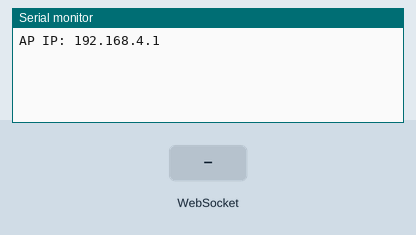
Recording of a sketch running on a simulated ESP8266 (NodeMCU). Parts: the last lines printed to the serial monitor. The test bench sets the inputs (shaded band).

Above: at 1.2 s.
1.3 s: WebSocket text "Kp updated" received
At 2.5 s:
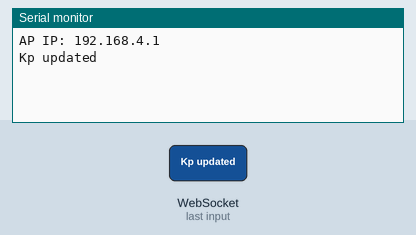
2.8 s: WebSocket text "Ki updated" received
At 3.9 s:
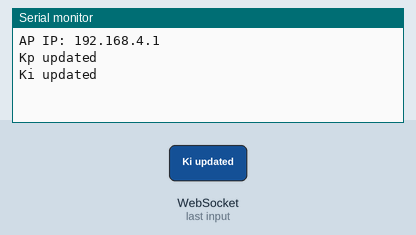
4.3 s: WebSocket text "Kd updated" received
At 5.1 s:
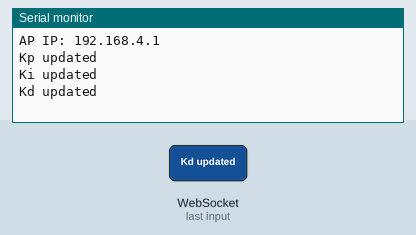
5.8 s: WebSocket text "M1:" received
At 6.2 s:
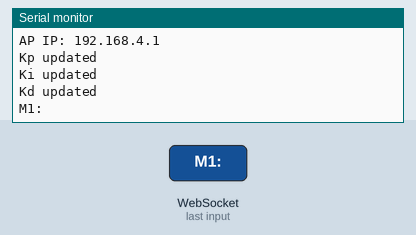
7.3 s: WebSocket text "5" received
At 8.6 s:
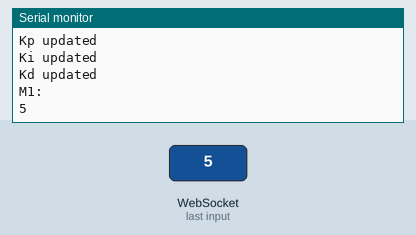

Measured:
- after the input at 1.3 s, the serial monitor: prints a new line at once (image 1)
- after the input at 2.8 s, the serial monitor: prints a new line at once (image 2)
- after the input at 4.3 s, the serial monitor: prints a new line at once (image 3)
- after the input at 5.8 s, the serial monitor: prints a new line at once (image 4)
- after the input at 7.3 s, the serial monitor: prints a new line at once (image 5)

The sketch:

sketch_may1b.ino
```cpp
#include <ESP8266WiFi.h>
#include <ESP8266WebServer.h>
#include <WebSocketsServer.h>

// Wi-Fi AP credentials
const char* ssid     = "QTR_Live";
const char* password = "12345678";

ESP8266WebServer server(80);
WebSocketsServer  webSocket(81);

const int NUM_SENSORS = 15;

// Full HTML + JS with extended PID guidance
const char htmlPage[] = R"rawliteral(
<!DOCTYPE html>
<html>
<head><meta name="viewport" content="width=device-width,initial-scale=1"/>
  <title>QTR + PID Tuning</title>
  <style>
    .sensor-box { width:30px; height:100px; margin:2px; display:inline-block;
      border:1px solid #333; text-align:center; line-height:100px;
      font-size:12px; background:#fff; color:#000; }
    .slider-group { margin:8px 0; }
    label { display:block; font-size:14px; }
    pre { background:#eee; padding:8px; white-space:pre-wrap; }
  </style>
</head>
<body>
  <h2>QTR Sensor Live Data</h2>
  <div id="bars"></div>

  <h2>PID Tuning</h2>

  <p><strong>1. Tuning Process</strong><br>
  A common approach is to:<br>
  • Set <code>Ki</code> to 0 and tune the proportional and derivative gains (<code>Kp</code> and <code>Kd</code>) first.<br>
  • Once the robot performs well with just P and D, start increasing <code>Ki</code> to see if it improves performance.<br>
  • Adjust <code>Ki</code> until you find the value that provides the desired level of accuracy and stability.</p>

  <p><strong>2. Tuning Order</strong><br>
  Start with only <code>Kp</code> nonzero (set <code>Ki=0</code> and <code>Kd=0</code>), then:<br>
  • Adjust <code>Kp</code> first until you get firm line tracking without sustained oscillation.<br>
  • Next, introduce <code>Ki</code> to eliminate any slow drift away from the line center.<br>
  • Finally, add <code>Kd</code> to smooth out your corrections through turns.</p>

  <p><strong>3. K<sub>p</sub> (Proportional)</strong><br>
  • Controls reaction to the current error (distance from line center).<br>
  • <em>If Kp too low</em>: robot corrects too gently, may cut corners or drift wide on turns.<br>
  • <em>If Kp too high</em>: robot “hugs” the line but oscillates rapidly left/right.<br>
  🛠 <em>Tip:</em> Increase Kp until you see tight cornering in turns without bouncing. If you overshoot and oscillate, dial Kp down slightly.</p>

  <p><strong>4. K<sub>i</sub> (Integral)</strong><br>
  • Corrects for accumulated error (persistent biases).<br>
  • <em>If Ki too low</em>: small constant drift—robot regularly finishes turns slightly off track.<br>
  • <em>If Ki too high</em>: slow “hunting” oscillations around the center.<br>
  🛠 <em>Tip:</em> With Kp working well, ramp Ki up until drift disappears. If you see slow waves, reduce Ki a bit.</p>

  <p><strong>5. K<sub>d</sub> (Derivative)</strong><br>
  • Dampens response based on the error’s rate of change.<br>
  • <em>If Kd too low</em>: corners still overshoot, robot can feel “sloppy.”<br>
  • <em>If Kd too high</em>: sensor noise causes jittery, choppy corrections.<br>
  🛠 <em>Tip:</em> Slowly add Kd to reduce overshoot in sharp turns. Stop increasing once you see the robot “twitch” on straight lines.</p>

  <p><strong>6. Handling Turns & Broken Lines</strong><br>
  • **Sharp turns:** Increase Kp until the robot corners tightly, then add Kd to prevent overshoot.<br>
  • **Wide curves:** Too much Kp can make the robot twitch; balance with a bit more Kd.<br>
  • **Broken/dashed lines:** When the line disappears, your code should “coast” forward using the last error and encoder count—if you drift too far (e.g. > 40 mm), pause and search.<br>
  🛠 <em>Tip:</em> If you see the robot veer off during a gap, lower Ki (less slow drift) and increase Kd (more predictive hold).</p>

  <p><strong>7. Interplay Between Gains</strong><br>
  • Raising Kp may require a small increase in Kd to tame resulting oscillations.<br>
  • If Kd is high and you add Ki, you may need to lower Kd slightly to avoid choppy noise amplification.<br>
  • Always change one parameter at a time, observe behavior over several seconds, then tweak the next.</p>

  <div id="sliders"></div>

  <h2>PID Parameters</h2>
  <pre id="pids">
Kp: not set
Ki: not set
Kd: not set
  </pre>

  <h2>Motor Telemetry</h2>
  <pre id="telemetry">Waiting for data…</pre>

<script>
  const N = 15;
  let ws, lastKp="Kp: not set", lastKi="Ki: not set", lastKd="Kd: not set";

  function makeSlider(id, min, max, step, init, name) {
    let grp = document.createElement('div'); grp.className='slider-group';
    let lbl = document.createElement('label'); lbl.htmlFor=id; lbl.innerText=`${name}: ${init}`;
    let sld = document.createElement('input');
    sld.type='range'; sld.id=id; sld.min=min; sld.max=max; sld.step=step; sld.value=init;
    sld.oninput = () => { lbl.innerText=`${name}: ${sld.value}`; sendPID(); };
    grp.appendChild(lbl); grp.appendChild(sld);
    return grp;
  }

  function sendPID(){
    let kp = `${document.getElementById('kp_c').value},${document.getElementById('kp_f').value}`;
    let ki = `${document.getElementById('ki_c').value},${document.getElementById('ki_f').value}`;
    let kd = `${document.getElementById('kd_c').value},${document.getElementById('kd_f').value}`;
    ws.send(`kp:${kp}`); ws.send(`ki:${ki}`); ws.send(`kd:${kd}`);
  }

  window.onload = () => {
    // Sensor bars
    for(let i=0;i<N;i++){
      let d = document.createElement('div');
      d.id='box'+i; d.className='sensor-box'; d.textContent='0';
      document.getElementById('bars').appendChild(d);
    }
    // Sliders
    let sv = document.getElementById('sliders');
    sv.appendChild(makeSlider('kp_c','0','100','1','10','Kp coarse'));
    sv.appendChild(makeSlider('kp_f','0','0.99','0.01','0.1','Kp fine'));
    sv.appendChild(makeSlider('ki_c','0','100','1','0','Ki coarse'));
    sv.appendChild(makeSlider('ki_f','0','0.99','0.01','0','Ki fine'));
    sv.appendChild(makeSlider('kd_c','0','100','1','0','Kd coarse'));
    sv.appendChild(makeSlider('kd_f','0','0.99','0.01','0','Kd fine'));

    // WebSocket setup
    ws = new WebSocket(`ws://${location.hostname}:81/`);
    ws.onopen = () => console.log('WS connected');
    ws.onmessage = e => {
      let msg = e.data.trim(), parts = msg.split('\t');
      if(parts.length===N){
        parts.forEach((v,i)=>{
          let val = parseInt(v)||0;
          let gray = 255-Math.min(val,1000)/1000*255;
          let b = document.getElementById('box'+i);
          b.style.background = `rgb(${gray},${gray},${gray})`;
          b.textContent = val;
        });
      }
      else if(msg.startsWith("Kp updated")) lastKp = msg;
      else if(msg.startsWith("Ki updated")) lastKi = msg;
      else if(msg.startsWith("Kd updated")) lastKd = msg;
      else if(msg.startsWith("M1:")||msg.startsWith("M2:")){
        let t = document.getElementById('telemetry');
        let lines = t.textContent.split('\n');
        if(msg.startsWith('M1:')) lines[0]=msg;
        else lines[1]=msg;
        t.textContent = lines.join('\n');
      }
      document.getElementById('pids').textContent = `${lastKp}\n${lastKi}\n${lastKd}`;
    };
    ws.onerror = e => console.error('WS error',e);
    ws.onclose = () => console.log('WS closed');
  };
</script>
</body>
</html>
)rawliteral";

void handleRoot(){
  server.send(200, "text/html", htmlPage);
}

void webSocketEvent(uint8_t num, WStype_t type, uint8_t* payload, size_t length){
  if(type == WStype_TEXT){
    size_t len = length < 64 ? length : 63;
    char buf[64];
    memcpy(buf, payload, len);
    buf[len] = '\0';
    Serial.println(buf);
  }
}

void setup(){
  Serial.begin(115200);
  WiFi.softAP(ssid, password);
  Serial.print("AP IP: "); Serial.println(WiFi.softAPIP());

  server.on("/", HTTP_GET, handleRoot);
  server.begin();

  webSocket.begin();
  webSocket.onEvent(webSocketEvent);
}

void loop(){
  server.handleClient();
  webSocket.loop();

  if(Serial.available()){
    String line = Serial.readStringUntil('\n');
    webSocket.broadcastTXT(line);
  }
}
```
